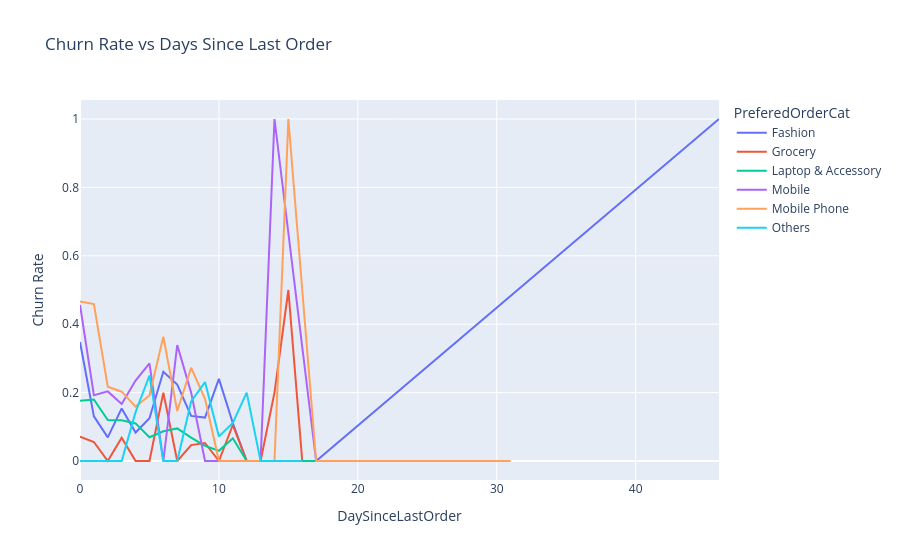

Notebook code cell kept with this figure:
### Code cell
churn_trend = ecomerce_df.groupby(["DaySinceLastOrder","PreferedOrderCat"])["Churn"].mean().reset_index()

fig5 = px.line(
    churn_trend,
    x="DaySinceLastOrder",
    y="Churn",
    color="PreferedOrderCat",
    title="Churn Rate vs Days Since Last Order",
)
fig5.update_layout(
    yaxis_title="Churn Rate"
)

fig5.show()

### Figure 1 — Plotly figure (JSON) as saved in the notebook; plotly's stock layout.template omitted (floating-point values rounded to 4 significant figures)
{"data": [{"hovertemplate": "PreferedOrderCat=Fashion<br>DaySinceLastOrder=%{x}<br>Churn=%{y}<extra></extra>", "legendgroup": "Fashion", "line": {"color": "#636efa", "dash": "solid"}, "marker": {"symbol": "circle"}, "mode": "lines", "name": "Fashion", "orientation": "v", "showlegend": true, "type": "scatter", "x": [0.0, 1.0, 2.0, 3.0, 4.0, 5.0, 6.0, 7.0, 8.0, 9.0, 10.0, 11.0, 12.0, 13.0, 14.0, 15.0, 16.0, 17.0, 46.0], "xaxis": "x", "y": [0.3478, 0.1304, 0.06897, 0.1538, 0.08333, 0.125, 0.2609, 0.2235, 0.1319, 0.127, 0.24, 0.1111, 0.0, 0.0, 0.0, 0.0, 0.0, 0.0, 1.0], "yaxis": "y"}, {"hovertemplate": "PreferedOrderCat=Grocery<br>DaySinceLastOrder=%{x}<br>Churn=%{y}<extra></extra>", "legendgroup": "Grocery", "line": {"color": "#EF553B", "dash": "solid"}, "marker": {"symbol": "circle"}, "mode": "lines", "name": "Grocery", "orientation": "v", "showlegend": true, "type": "scatter", "x": [0.0, 1.0, 2.0, 3.0, 4.0, 5.0, 6.0, 7.0, 8.0, 9.0, 10.0, 11.0, 12.0, 13.0, 14.0, 15.0, 16.0, 17.0, 18.0], "xaxis": "x", "y": [0.07143, 0.05556, 0.0, 0.0678, 0.0, 0.0, 0.2, 0.0, 0.04651, 0.05263, 0.0, 0.1053, 0.0, 0.0, 0.2, 0.5, 0.0, 0.0, 0.0], "yaxis": "y"}, {"hovertemplate": "PreferedOrderCat=Laptop & Accessory<br>DaySinceLastOrder=%{x}<br>Churn=%{y}<extra></extra>", "legendgroup": "Laptop & Accessory", "line": {"color": "#00cc96", "dash": "solid"}, "marker": {"symbol": "circle"}, "mode": "lines", "name": "Laptop & Accessory", "orientation": "v", "showlegend": true, "type": "scatter", "x": [0.0, 1.0, 2.0, 3.0, 4.0, 5.0, 6.0, 7.0, 8.0, 9.0, 10.0, 11.0, 12.0, 13.0, 14.0, 15.0, 16.0, 17.0, 18.0], "xaxis": "x", "y": [0.176, 0.1796, 0.1199, 0.119, 0.1099, 0.06957, 0.08696, 0.09524, 0.06844, 0.04412, 0.02985, 0.06667, 0.0, 0.0, 0.0, 0.0, 0.0, 0.0, 0.0], "yaxis": "y"}, {"hovertemplate": "PreferedOrderCat=Mobile<br>DaySinceLastOrder=%{x}<br>Churn=%{y}<extra></extra>", "legendgroup": "Mobile", "line": {"color": "#ab63fa", "dash": "solid"}, "marker": {"symbol": "circle"}, "mode": "lines", "name": "Mobile", "orientation": "v", "showlegend": true, "type": "scatter", "x": [0.0, 1.0, 2.0, 3.0, 4.0, 5.0, 6.0, 7.0, 8.0, 9.0, 10.0, 11.0, 13.0, 14.0, 17.0, 30.0], "xaxis": "x", "y": [0.4567, 0.1923, 0.2035, 0.1667, 0.2353, 0.2857, 0.0, 0.339, 0.2, 0.0, 0.0, 0.0, 0.0, 1.0, 0.0, 0.0], "yaxis": "y"}, {"hovertemplate": "PreferedOrderCat=Mobile Phone<br>DaySinceLastOrder=%{x}<br>Churn=%{y}<extra></extra>", "legendgroup": "Mobile Phone", "line": {"color": "#FFA15A", "dash": "solid"}, "marker": {"symbol": "circle"}, "mode": "lines", "name": "Mobile Phone", "orientation": "v", "showlegend": true, "type": "scatter", "x": [0.0, 1.0, 2.0, 3.0, 4.0, 5.0, 6.0, 7.0, 8.0, 9.0, 10.0, 11.0, 12.0, 14.0, 15.0, 17.0, 18.0, 31.0], "xaxis": "x", "y": [0.4667, 0.4589, 0.2171, 0.2027, 0.1591, 0.1918, 0.3636, 0.1463, 0.2727, 0.1818, 0.0, 0.0, 0.0, 0.0, 1.0, 0.0, 0.0, 0.0], "yaxis": "y"}, {"hovertemplate": "PreferedOrderCat=Others<br>DaySinceLastOrder=%{x}<br>Churn=%{y}<extra></extra>", "legendgroup": "Others", "line": {"color": "#19d3f3", "dash": "solid"}, "marker": {"symbol": "circle"}, "mode": "lines", "name": "Others", "orientation": "v", "showlegend": true, "type": "scatter", "x": [0.0, 1.0, 2.0, 3.0, 4.0, 5.0, 6.0, 7.0, 8.0, 9.0, 10.0, 11.0, 12.0, 13.0, 14.0, 15.0, 16.0], "xaxis": "x", "y": [0.0, 0.0, 0.0, 0.0, 0.1429, 0.25, 0.0, 0.0, 0.1739, 0.2308, 0.07143, 0.1111, 0.2, 0.0, 0.0, 0.0, 0.0], "yaxis": "y"}], "layout": {"legend": {"title": {"text": "PreferedOrderCat"}, "tracegroupgap": 0}, "title": {"text": "Churn Rate vs Days Since Last Order"}, "xaxis": {"anchor": "y", "domain": [0, 1], "title": {"text": "DaySinceLastOrder"}}, "yaxis": {"anchor": "x", "domain": [0, 1], "title": {"text": "Churn Rate"}}}}
